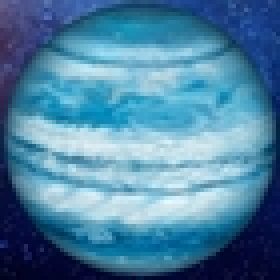
#> input picture images/alpha_centauri_final.jpg, 70 x 70 px (shown 4 times larger); its folder holds 4 pictures in this run
$ python images_special_effect.py
#> lines starting #> are read from the running program, lines starting #| are printed output that depends on the picture


import skimage.io as io
import os
import numpy as np

files = os.listdir('.')
imagefiles = [img for img in files if img.endswith('final.jpg')]

images = []
for filename in imagefiles:
    images.append(io.imread(filename))

for img in images:
    img[:, :, (0,1)] = 255

for i, img in enumerate(images):
    io.imsave(imagefiles[i][:-4]+'_selected.jpg', img)
#> this loop made 4 passes
#> pass 1, `io.imsave(imagefiles[i][:-4]+'_selected.jpg', img)`:
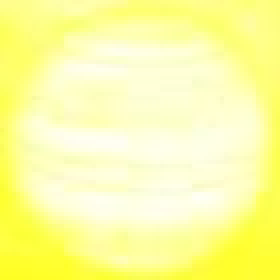
#> saved as alpha_centauri_final_selected.jpg: shape (70, 70, 3) (shown 4 times larger); mean R, G, B 254.1, 254.5, 162.2
#> pass 2, `io.imsave(imagefiles[i][:-4]+'_selected.jpg', img)`:
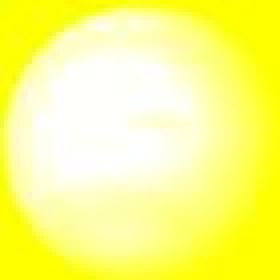
#> saved as andromeda_final_selected.jpg: shape (70, 70, 3) (shown 4 times larger); mean R, G, B 254.3, 254.5, 129


# [13 lines of commented-out code are left out]
